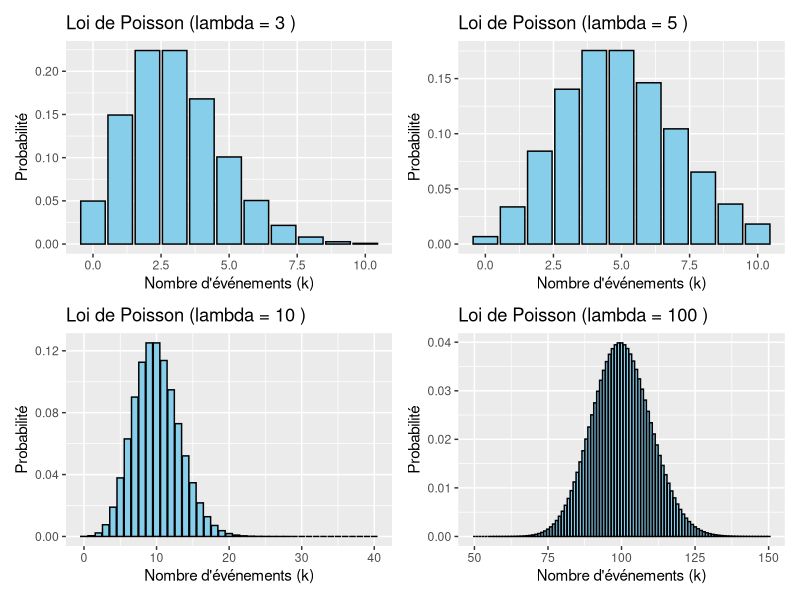

Write the R code that produced this figure.
## ---- chunk 1
# Load the necessary library
library(ggplot2)
library(patchwork)

# Set the lambda parameter for the Poisson distribution
lambda <- 3

# Create a data frame with values and their corresponding probabilities
x_values <- 0:10
probabilities <- dpois(x_values, lambda)

data <- data.frame(
  x = x_values,
  y = probabilities
)

# Create the plot using ggplot2
p1 <- ggplot(data, aes(x = x, y = y)) +
  geom_bar(stat = "identity", fill = "skyblue", color = "black") +
  labs(
    title = paste("Loi de Poisson (lambda =", lambda, ")"),
    x = "Nombre d'événements (k)",
    y = "Probabilité"
  )

lambda <- 5

# Create a data frame with values and their corresponding probabilities
x_values <- 0:10
probabilities <- dpois(x_values, lambda)

data <- data.frame(
  x = x_values,
  y = probabilities
)

# Create the plot using ggplot2
p2 <- ggplot(data, aes(x = x, y = y)) +
  geom_bar(stat = "identity", fill = "skyblue", color = "black") +
  labs(
    title = paste("Loi de Poisson (lambda =", lambda, ")"),
    x = "Nombre d'événements (k)",
    y = "Probabilité"
  )

lambda <- 10

# Create a data frame with values and their corresponding probabilities
x_values <- 0:40
probabilities <- dpois(x_values, lambda)

data <- data.frame(
  x = x_values,
  y = probabilities
)

# Create the plot using ggplot2
p3 <- ggplot(data, aes(x = x, y = y)) +
  geom_bar(stat = "identity", fill = "skyblue", color = "black") +
  labs(
    title = paste("Loi de Poisson (lambda =", lambda, ")"),
    x = "Nombre d'événements (k)",
    y = "Probabilité"
  )

lambda <- 100

# Create a data frame with values and their corresponding probabilities
x_values <- 50:150
probabilities <- dpois(x_values, lambda)

data <- data.frame(
  x = x_values,
  y = probabilities
)

# Create the plot using ggplot2
p4 <- ggplot(data, aes(x = x, y = y)) +
  geom_bar(stat = "identity", fill = "skyblue", color = "black") +
  labs(
    title = paste("Loi de Poisson (lambda =", lambda, ")"),
    x = "Nombre d'événements (k)",
    y = "Probabilité"
  )

p <- (p1 + p2) / (p3 + p4)
plot(p)
